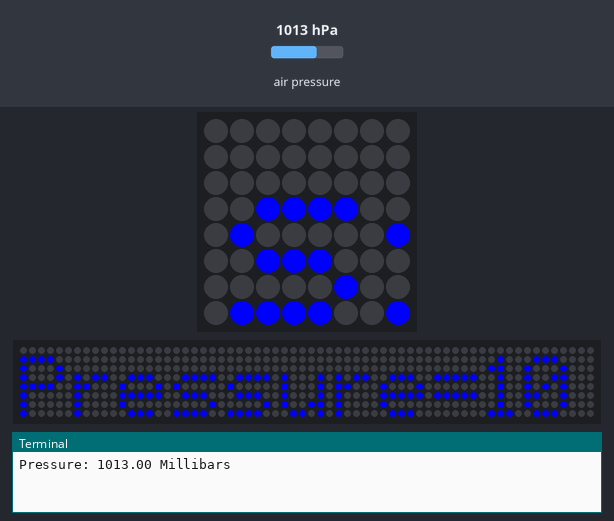
Recording of a program running on a simulated Raspberry Pi (BCM pin numbers) with a Sense HAT. On the bench: the Sense HAT's 8×8 RGB LED matrix, a strip that is not on the board, showing the scrolling text unrolled, the last lines printed to the terminal. Inputs (shaded band) come from the test bench; at power-on: air pressure 1013 hPa. The 64×8 strip is a reading aid, not a part: it shows the text the matrix is scrolling, unrolled, one strip-width of it at a time.

Above: at 1.25 s.
1.3 s: air pressure set to 952 hPa
At 6.32 s:
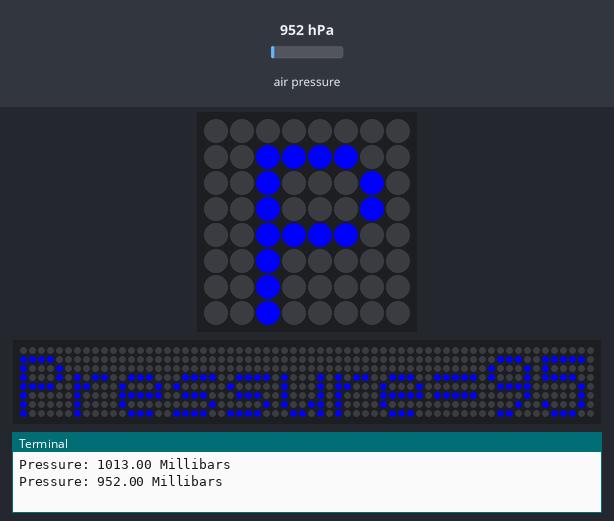
8.0 s: air pressure set to 975 hPa
At 12.2 s:
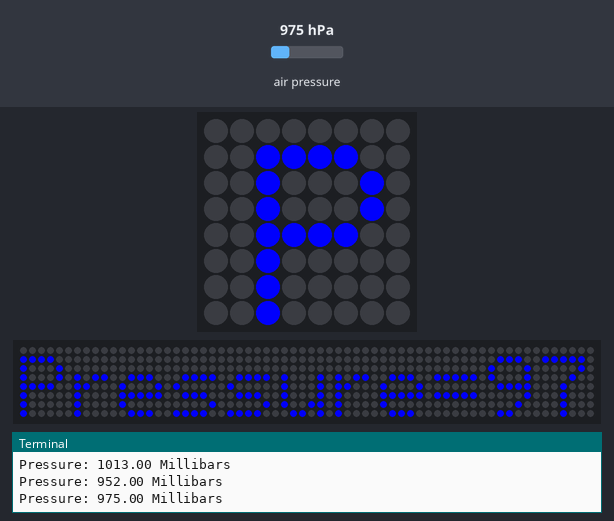
14.7 s: air pressure set to 1000 hPa
At 18.08 s:
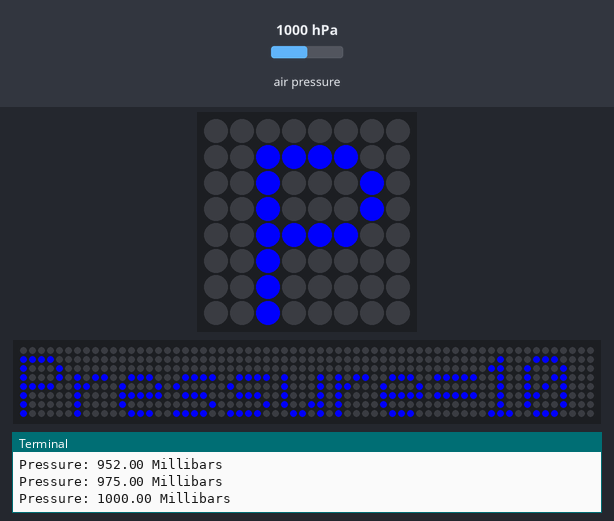

The program:

pressure.py
```python
#!/usr/bin/python
from sense_hat import SenseHat

sense = SenseHat()

# Set the direction of rotation (0,90,180,270 for choice), default is 0
sense.set_rotation(180)

# Set color R G B value
color_text = (0, 0, 255)
color_back = (0, 0, 0)


while True:
    # Obtain the atmospheric pressure value on the sensor.
    # pressure = sense.pressure
    pressure = sense.get_pressure()

    # The terminal prints out the atmospheric pressure value and saves two decimal places.
    print("Pressure: %0.2f Millibars" % pressure)

	# The parameter scroll_speed changes the scrolling speed, the default is 0.1,
	# text_colour is the font color , and back_colour is the background color.
    sense.show_message("Pressure=%0.2fmbar" % pressure, scroll_speed=0.05,
                       text_colour=color_text, back_colour=color_back)
```
